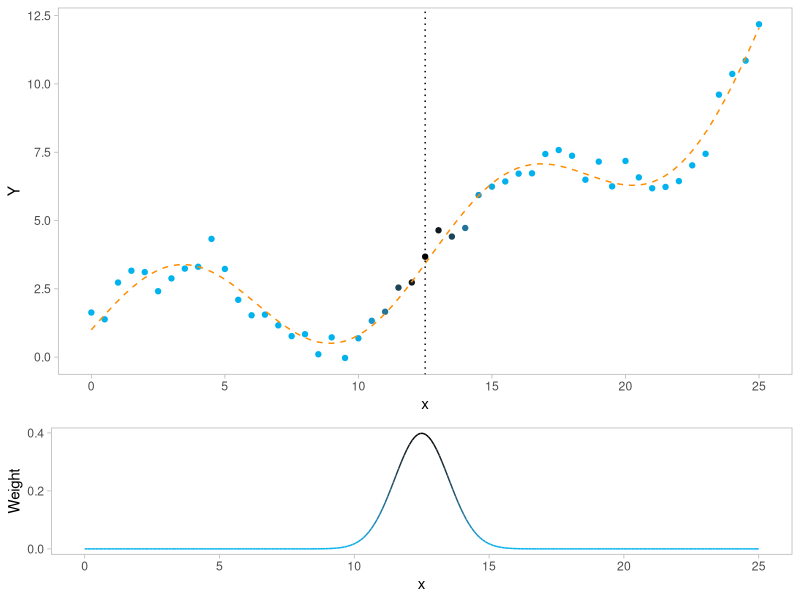
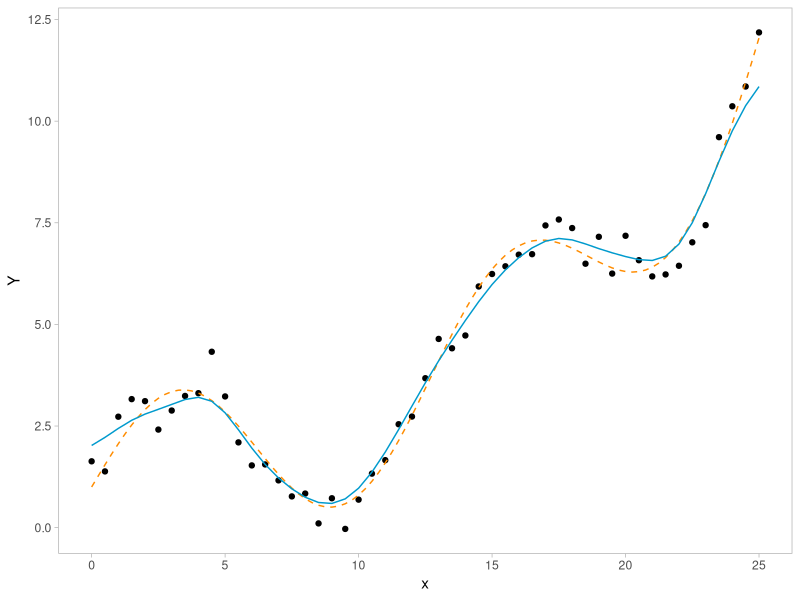
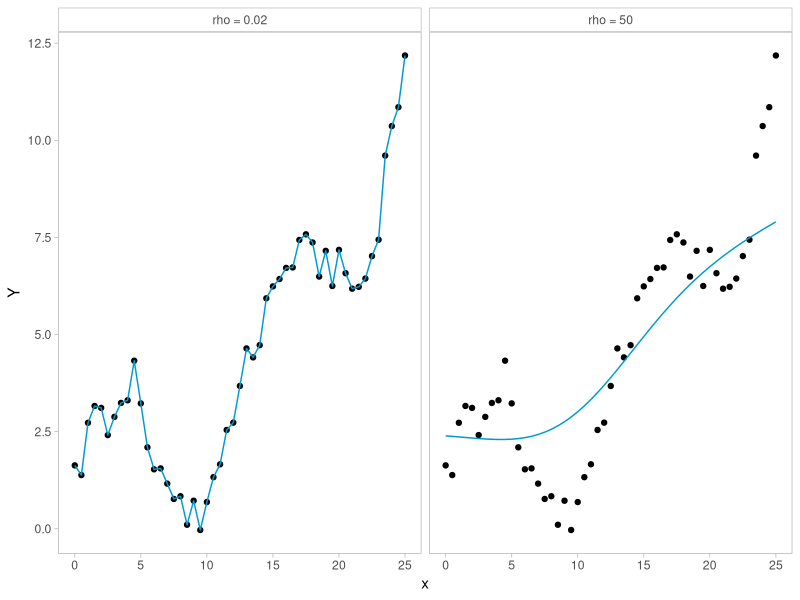
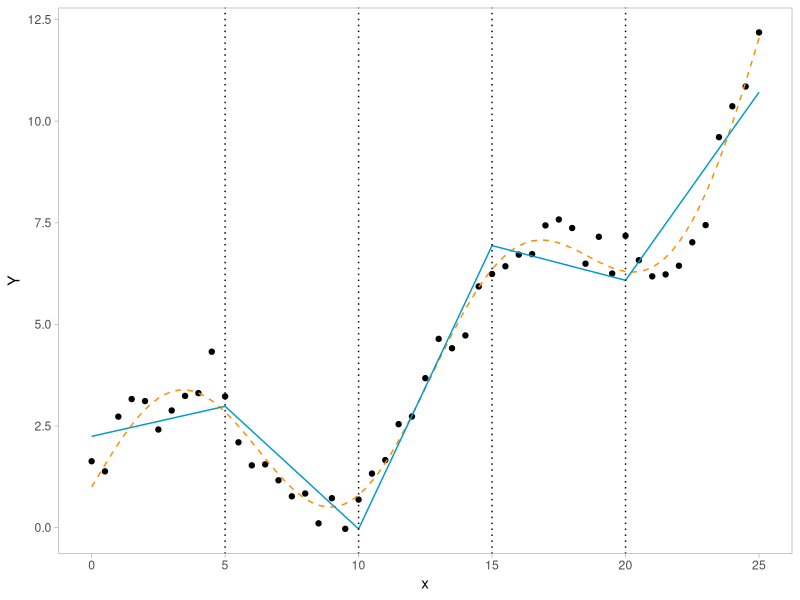
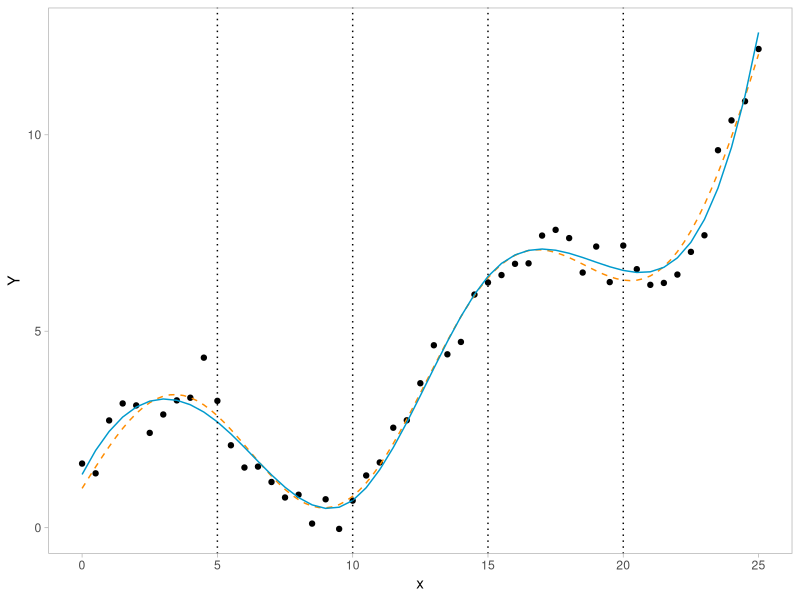
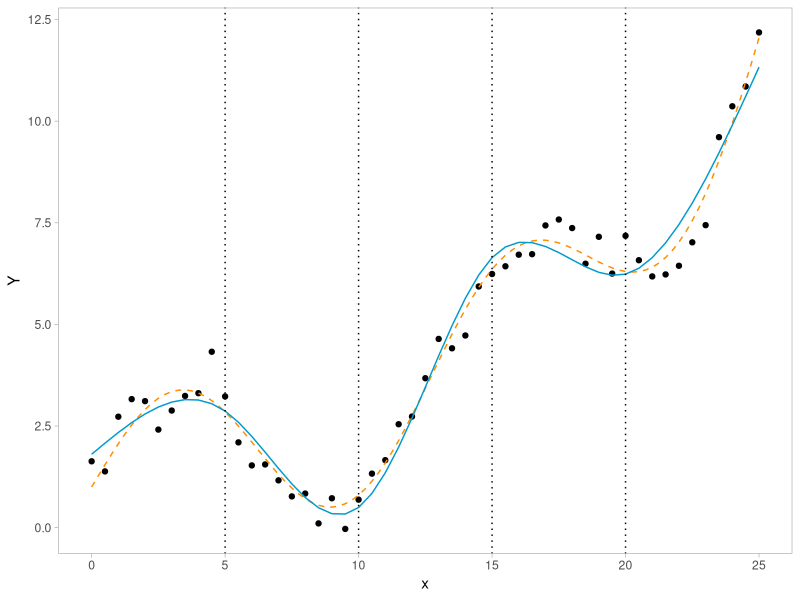
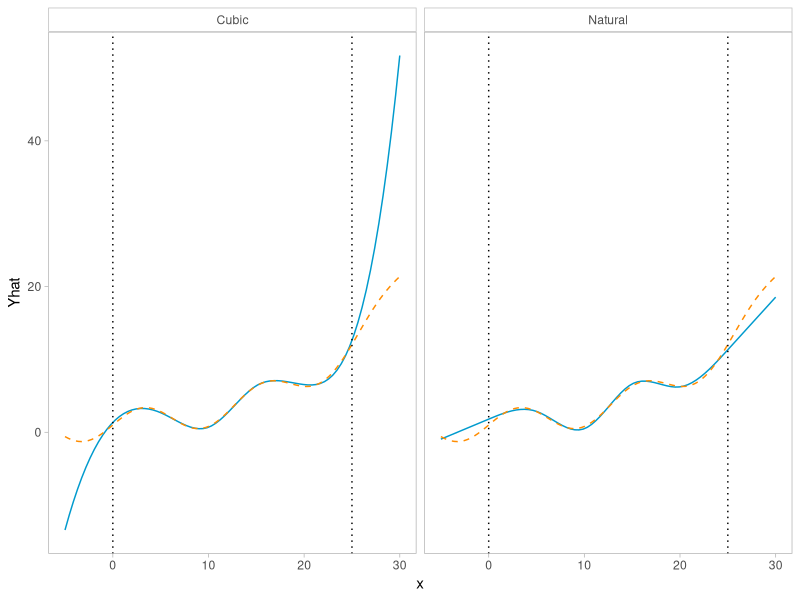
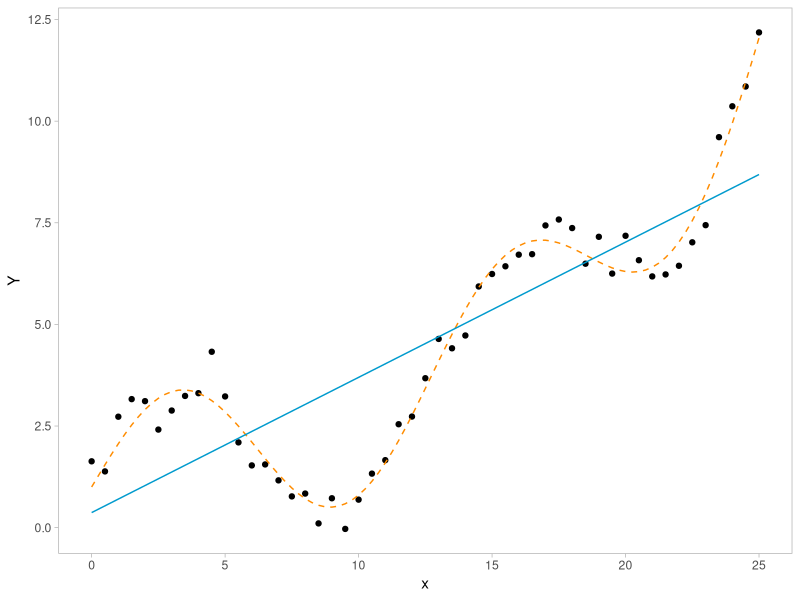

Generate these figures, in order, with R:
library(tidyverse)
library(stats)
library(splines)

# set theme for plots
theme_set(theme_light())
theme_update(panel.grid.major = element_blank(), panel.grid.minor = element_blank())
theme_update(
  strip.background = element_rect(color="gray", fill="white"), 
  strip.text = element_text(color = "gray30")
)

########
# generate simulated points
########

# generate data from distribution
set.seed(0) # reproducibility
x <- seq(0, 25, length.out = 51)
Y <- exp(x/10) + 2*sin(x/2) + rnorm(51, mean = 0, sd = 0.5)
df <- data.frame(x, Y)

# plot data and linear regression line
q1 <- ggplot(df, aes(x, Y)) +
  geom_point() +
  geom_function(fun = function(x) exp(x/10) + 2*sin(x/2), 
                linetype = "dashed", color = "darkorange") + 
  geom_smooth(method = "lm", formula = "y~x", 
              color = "deepskyblue3", fill = "gray70", linewidth = 0.5, se = F)

# save plot
ggsave("index/figures/ch3_toy1.png", plot = q1, device = "png", 
       width = 5, height = 3)

########
# kernel regression
########

# get normal distribution of weights around query points
df$Weight <- dnorm(df$x, mean = 12.5, sd = 1)

# plot points colored by their weights
p1 <- ggplot(df, aes(x, Y)) +
  geom_point(aes(color = Weight)) +
  geom_function(fun = function(x) exp(x/10) + 2*sin(x/2), 
                linetype = "dashed", color = "darkorange") + 
  geom_vline(xintercept = 12.5, linetype = "dotted") +
  theme(legend.position = "none") +
  scale_color_gradient(low = "deepskyblue2", high = "black")

# plot a curve of weights
normcurv <- data.frame(x = seq(0, 25, length.out = 250)) 
normcurv$Weight <- dnorm(normcurv$x, mean = 12.5, sd = 1)
p2 <- ggplot(normcurv, aes(x, Weight, color = Weight)) +
  geom_line() +
  scale_y_continuous(breaks = c(0, 0.2, 0.4)) +
  scale_color_gradient(low = "deepskyblue2", high = "black") +
  theme(legend.position = "none") 

# stitch plots together
q2 <- cowplot::plot_grid(p1, p2, ncol = 1, rel_heights = c(0.7, 0.3))
q2

# save plot
ggsave("index/figures/ch3_toy2.png", plot = q2, device = "png", 
       width = 5, height = 4)

# fit kernel regression with sigma = 1, bandwidth = 8/3
kmr_toy <- ksmooth(df$x, df$Y, kernel = "normal", bandwidth = 8/3, x.points = df$x)
df <- df |> 
  left_join(as.data.frame(kmr_toy), by = "x") |> 
  rename(Yhat = y)

# plot kernel regression estimation
q3 <- ggplot(df) +
  geom_point(aes(x, Y)) +
  geom_function(fun = function(x) exp(x/10) + 2*sin(x/2), 
                linetype = "dashed", color = "darkorange") +
  geom_line(aes(x, Yhat), color = "deepskyblue3") 
q3

# save plot
ggsave("index/figures/ch3_toy3.png", plot = q3, device = "png", 
       width = 5, height = 3)

# fit kernel regression with sigma = 5, bandwidth = 40/3
kmr_toy_5 <- ksmooth(df$x, df$Y, kernel = "normal", bandwidth = 40/3, x.points = df$x)

# fit kernel regression with sigma = 0.1, bandwith = 8/30
kmr_toy_1 <- ksmooth(df$x, df$Y, kernel = "normal", bandwidth = 8/30, x.points = df$x)

# re-join data
dfrho <- df |> 
  left_join(as.data.frame(kmr_toy_5), by = "x") |> 
  rename("rho = 50" = y) |> 
  left_join(as.data.frame(kmr_toy_1), by = "x") |> 
  rename("rho = 0.02" = y) |> 
  select(-Yhat) |> 
  pivot_longer(cols = c("rho = 50", "rho = 0.02"), values_to = "Yhat")

# plot kernel regression with two values of rho
qrho <- ggplot(dfrho) +
  geom_point(aes(x, Y)) +
  geom_line(aes(x, Yhat), color = "deepskyblue3") +
  facet_wrap(~name)
qrho

# save plot
ggsave("index/figures/ch3_toyrho.png", plot = qrho, device = "png", 
       width = 7, height = 3)

########
# spline regression
########

kn <- c(5, 10, 15, 20) # 4 knots of equal width

# fit linear spline regression
spline_toy_line <- lm(Y ~ bs(x, knots = kn, degree = 1), data = df)
p_line <- predict(spline_toy_line, se = T)
df$Yhats_line <- p_line$fit

q4 <- ggplot(df) +
  geom_point(aes(x, Y)) +
  geom_function(fun = function(x) exp(x/10) + 2*sin(x/2), 
                linetype = "dashed", color = "darkorange") +
  geom_line(aes(x, Yhats_line), color = "deepskyblue3") +
  # geom_ribbon(aes(x, ymin = Ylows_line, ymax = Yups_line), fill = "gray70", alpha = 0.3) +
  geom_vline(xintercept = kn, linetype = "dotted")
q4

# save plot
ggsave("index/figures/ch3_toy4.png", plot = q4, device = "png", 
       width = 5, height = 3)

# fit cubic spline regression
spline_toy_cub <- lm(Y ~ bs(x, knots = kn), data = df)
p_cub <- predict(spline_toy_cub, se = T)
df$Yhats_cub <- p_cub$fit

# plot spline regression estimation
q5 <- ggplot(df) +
  geom_point(aes(x, Y)) +
  geom_function(fun = function(x) exp(x/10) + 2*sin(x/2), 
                linetype = "dashed", color = "darkorange") +
  geom_line(aes(x, Yhats_cub), color = "deepskyblue3") +
  geom_vline(xintercept = kn, linetype = "dotted")
q5

# save plot
ggsave("index/figures/ch3_toy5.png", plot = q5, device = "png", 
       width = 5, height = 3)

# fit natural spline regression
spline_toy_nat <- lm(Y ~ ns(x, knots = kn), data = df)
p_nat <- predict(spline_toy_nat, se = T)
df$Yhats_nat <- p_nat$fit

# plot spline regression estimation
q6 <- ggplot(df) +
  geom_point(aes(x, Y)) +
  geom_function(fun = function(x) exp(x/10) + 2*sin(x/2), 
                linetype = "dashed", color = "darkorange") +
  geom_line(aes(x, Yhats_nat), color = "deepskyblue3") +
  geom_vline(xintercept = c(5, 10, 15, 20), linetype = "dotted")
q6

# save plot
ggsave("index/figures/ch3_toy6.png", plot = q6, device = "png", 
       width = 5, height = 3)

# see what happens outside of the bounds
x_longer <- seq(-5, 30, length.out = 81)
y_longer_cub <- predict(spline_toy_cub, newdata = data.frame(x = x_longer))
y_longer_nat <- predict(spline_toy_nat, newdata = data.frame(x = x_longer))

df_longer <- data.frame(
  x = c(x_longer, x_longer), 
  spline = c(rep("Cubic", 81), rep("Natural", 81)), 
  Yhat = c(y_longer_cub, y_longer_nat)
)

# plot outside of bounds
qbounds <- ggplot(df_longer) + 
  geom_line(aes(x, Yhat), color = "deepskyblue3") +
  geom_function(fun = function(x) exp(x/10) + 2*sin(x/2), 
                linetype = "dashed", color = "darkorange") +
  geom_vline(xintercept = c(0, 25), linetype = "dotted") +
  facet_wrap(~spline) 
qbounds

# save plot
ggsave("index/figures/ch3_toybounds.png", plot = qbounds, device = "png", 
       width = 7, height = 3)
